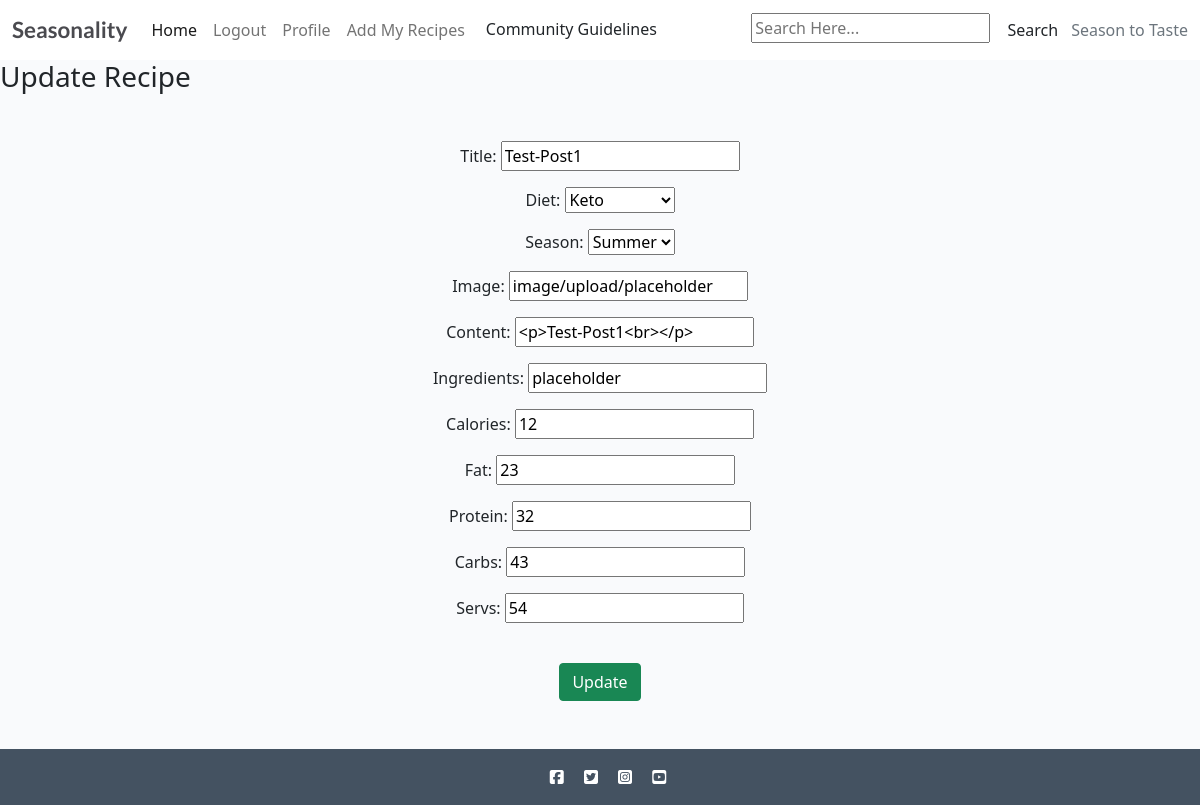
The page /update_recipe/1 (signed in) on the database as committed earlier.
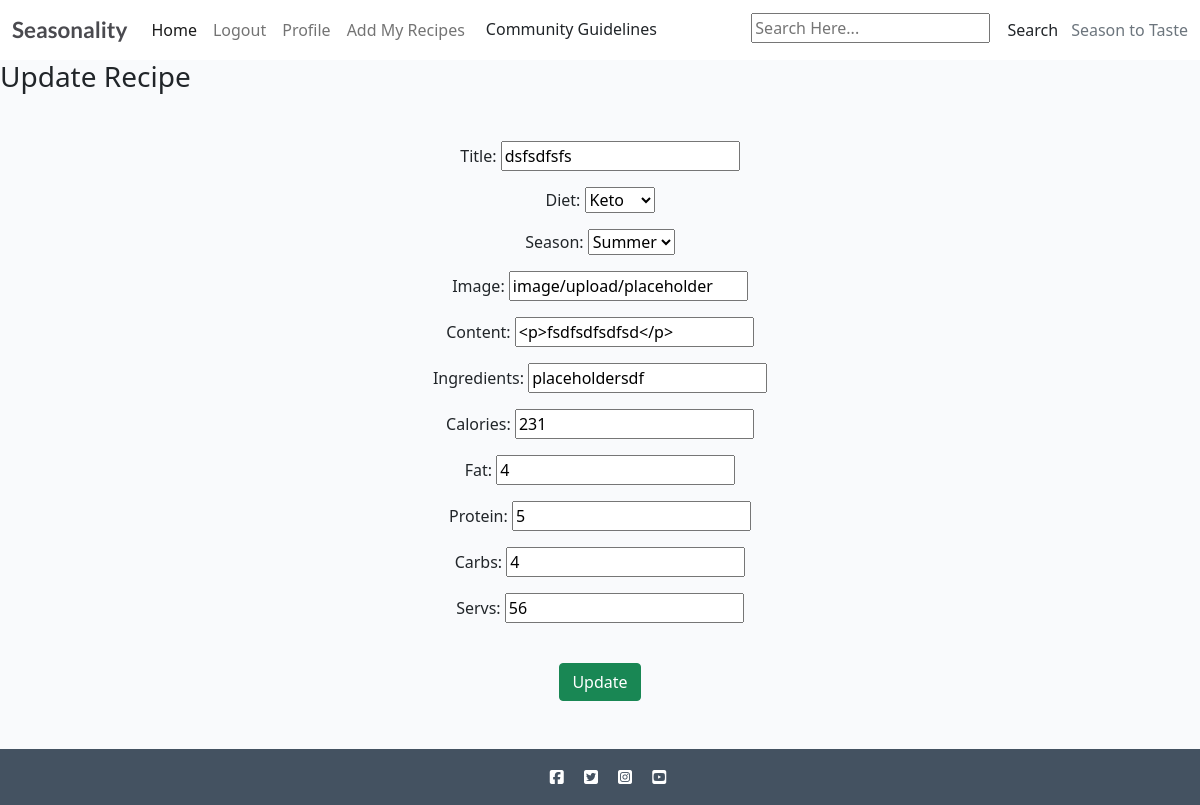
The same page on the database as committed later.
### recipebook/models.py (models this page shows, shortened)
class Recipe(models.Model):
    class NewManager(models.Manager):
        def get_queryset(self):
            return super().get_queryset() .filter()
    title = models.CharField(max_length=200, unique=True)
    slug = models.SlugField(max_length=200, unique=True)
    author = models.ForeignKey(
        User, on_delete=models.CASCADE, related_name="recipes"
    )
    diet = models.ForeignKey(
        Diet, on_delete=models.CASCADE, default=True, null=False)
    season = models.ForeignKey(
        Season, on_delete=models.CASCADE, default=True, null=False)
    featured_image = CloudinaryField('image', default='placeholder')
    updated_on = models.DateTimeField(auto_now=True)
    content = models.TextField()
    created_on = models.DateTimeField(auto_now_add=True)
    status = models.IntegerField(choices=STATUS, default=0)
    ingredients = models.TextField(default='placeholder')
    calories = models.IntegerField(default=0)
    fat = models.IntegerField(default=0)
    protein = models.IntegerField(default=0)
    carbs = models.IntegerField(default=0)
    servs = models.IntegerField(default=0)
    favourites = models.ManyToManyField(
        User, related_name='favourite', default=None, blank=True)
    objects = models.Manager()
    newmanager = NewManager()
    class Meta:
        ordering = ["-created_on"]

### recipebook/views.py (the view)
# urls.py: path('update_recipe/<recipe_id>', views.update_recipe, name="update_recipe"),
@login_required
def update_recipe(request, recipe_id):  # Code inspired by Codemy.com
    recipe = Recipe.objects.get(pk=recipe_id)
    form = RecipeForm(request.POST or None, instance=recipe)
    if form.is_valid():
        form.save()
        return redirect('profile')
    return render(request, 'update_recipe.html', {
        'recipe': recipe, 'form': form})

### recipebook/forms.py
class RecipeForm(forms.ModelForm):
    class Meta:
        model = Recipe
        exclude = ('author', 'favourites',)
        fields = (
            'title',
            'slug',
            'author',
            'diet',
            'season',
            'featured_image',
            'status',
            'content',
            'ingredients',
            'calories',
            'fat',
            'protein',
            'carbs',
            'servs',
            'favourites',
        )
        widgets = {
            'content': SummernoteWidget(),
            'ingredients': SummernoteWidget(),
            'slug': forms.TextInput(attrs={'type': 'hidden'}),
            'status': forms.TextInput(attrs={'type': 'hidden'})
        }
        prepopulated_fields = {'slug': ('title',)}

### recipebook/models.py (called while the page is built)
    def __str__(self):
        return self.name

    def __str__(self):
        return self.name

### templates/update_recipe.html (shortened to what this page needs)
{% extends "base/base.html" %}
{% block content %}
        <h3>Update Recipe</h3>
        <div class="text-center m-5">
            <form action="" method="POST">
                {{ form.as_p | safe }}
                <input type="submit" value="Update" class="btn btn-success mt-4">
            </form>
        </div>
{% endblock %}

Rows that differ between the two databases and show on the page:
changed Recipe "Keto": title "Test-Post1" → "dsfsdfsfs"; content "<p>Test-Post1<br></p>" → "<p>fsdfsdfsdfsd</p>"; ingredients "placeholder" → "placeholdersdf"; calories "12" → "231"; fat "23" → "4"; protein "32" → "5"; carbs "43" → "4"; servs "54" → "56"
